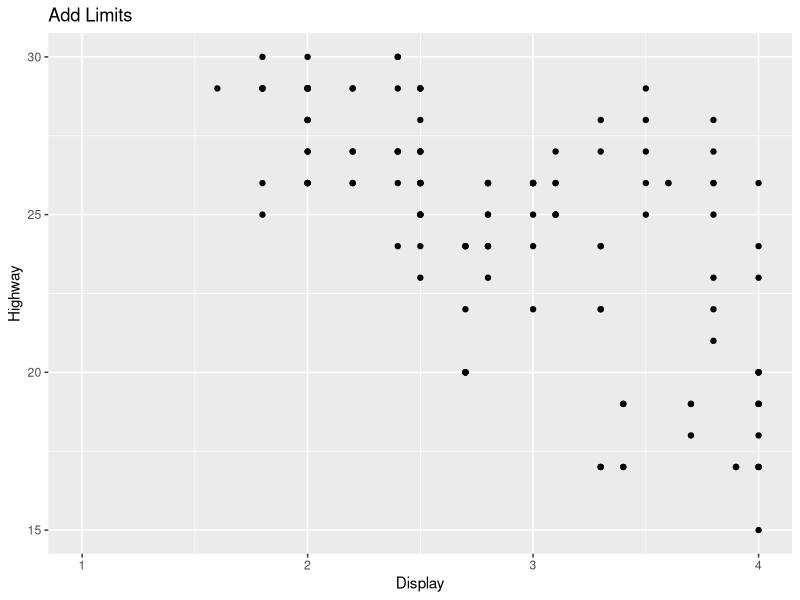
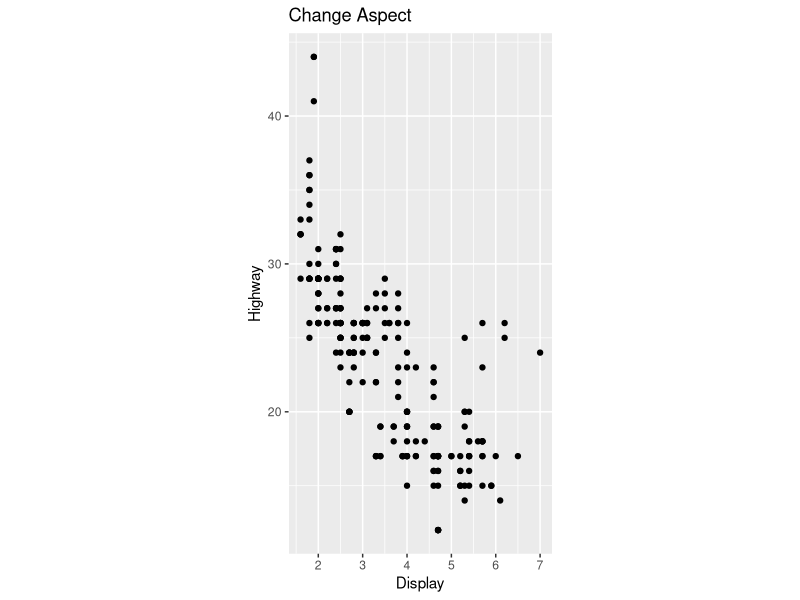
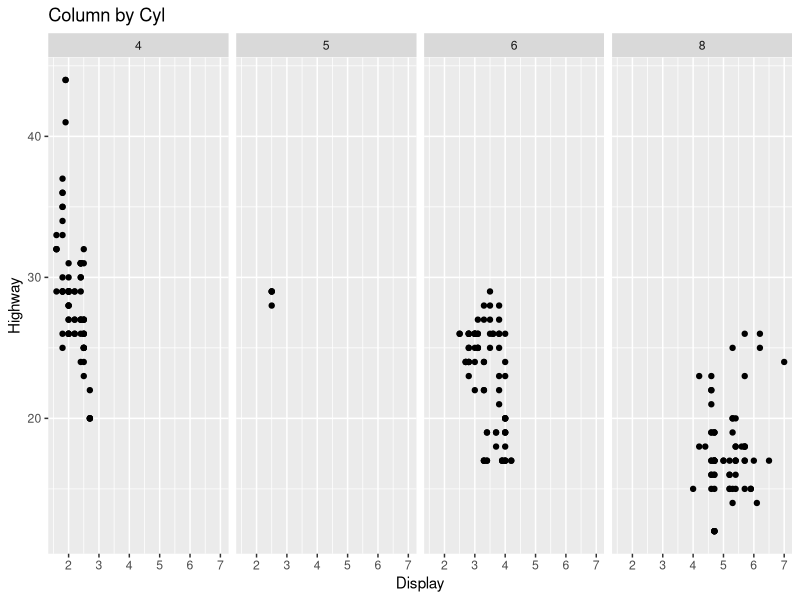
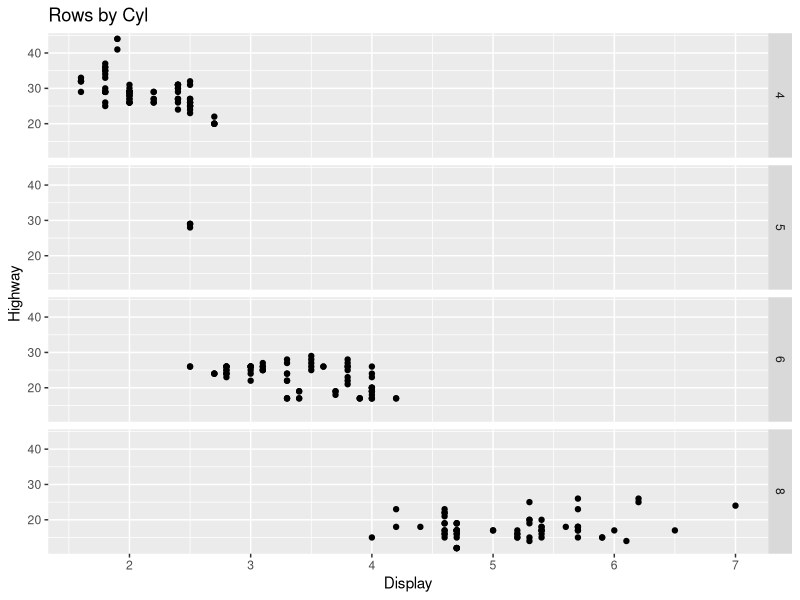
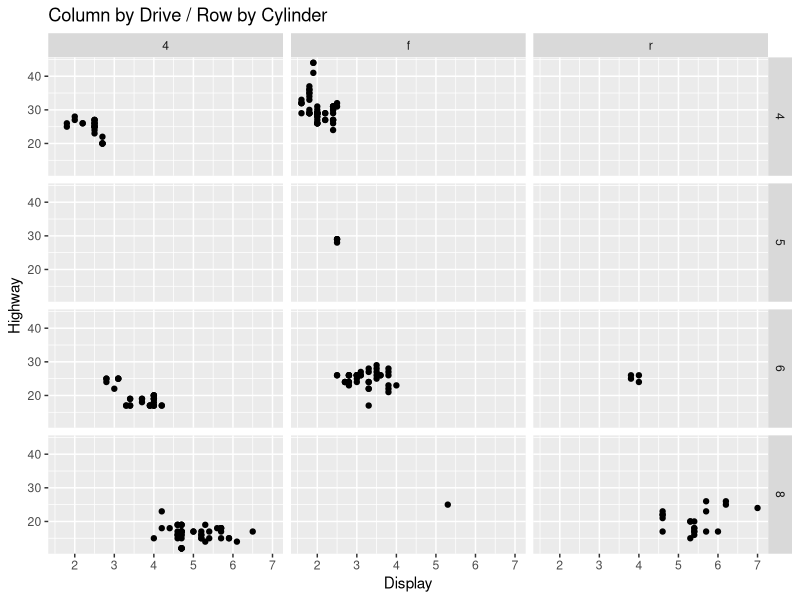
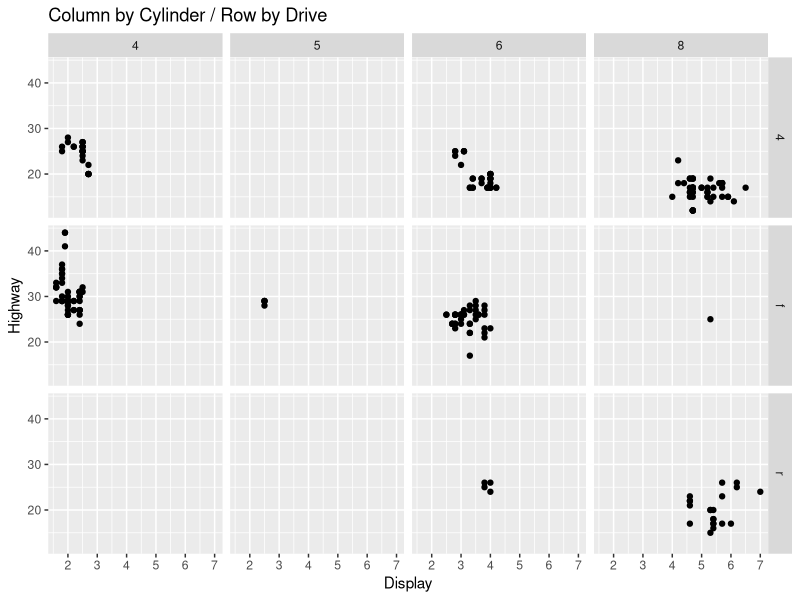

Write the R code that produced these figures, in order.
# Coordinates

library(ggplot2)

# Add limit
pl <- ggplot(mpg,aes(x = displ, y = hwy)) +
    geom_point() +
    coord_cartesian(xlim = c(1,4),ylim = c(15,30)) +
    xlab("Display") +
    ylab("Highway") +
    ggtitle("Add Limits")

print(pl)


# Change aspect
pl2 <- ggplot(mpg,aes(x = displ, y = hwy)) +
    geom_point() +
    coord_fixed(ratio = 1/3) +xlab("Year") +
    xlab("Display") +
    ylab("Highway") +
    ggtitle("Change Aspect")

print(pl2)

# Faceting
## Note: Column by comes first
pl1 <- ggplot(mpg,aes(x = displ, y = hwy)) +
    geom_point() +
    facet_grid(. ~ cyl) +
    xlab("Display") +
    ylab("Highway") +
    ggtitle("Column by Cyl")


print(pl1)


pl2 <- ggplot(mpg,aes(x = displ, y = hwy)) +
    geom_point() +
    facet_grid(cyl ~ .) +
    xlab("Display") +
    ylab("Highway") +
    ggtitle("Rows by Cyl")

print(pl2)

pl3 <- ggplot(mpg,aes(x = displ, y = hwy)) +
    geom_point() +
    facet_grid(cyl ~ drv) +
    xlab("Display") +
    ylab("Highway") +
    ggtitle("Column by Drive / Row by Cylinder")

print(pl3)

pl4 <- ggplot(mpg,aes(x = displ, y = hwy)) +
    geom_point() +
    facet_grid(drv ~ cyl) +
    xlab("Display") +
    ylab("Highway") +
    ggtitle("Column by Cylinder / Row by Drive")

print(pl4)